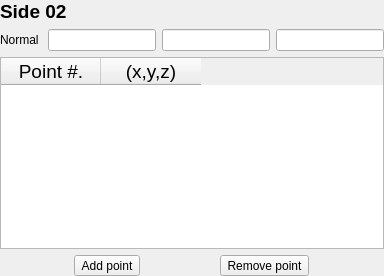
             <widget class="QWidget" name="Pg4_BA_Side02">
              <layout class="QVBoxLayout" name="verticalLayout_15">
               <property name="leftMargin">
                <number>0</number>
               </property>
               <property name="topMargin">
                <number>0</number>
               </property>
               <property name="rightMargin">
                <number>0</number>
               </property>
               <property name="bottomMargin">
                <number>0</number>
               </property>
               <item>
                <widget class="QLabel" name="Lbl_BA_S02H2">
                 <property name="font">
                  <font>
                   <pointsize>14</pointsize>
                   <weight>75</weight>
                   <bold>true</bold>
                  </font>
                 </property>
                 <property name="text">
                  <string>&lt;html&gt;&lt;head/&gt;&lt;body&gt;&lt;p&gt;Side 02&lt;/p&gt;&lt;/body&gt;&lt;/html&gt;</string>
                 </property>
                </widget>
               </item>
               <item>
                <layout class="QHBoxLayout" name="HLY_BA_S02Normal">
                 <item>
                  <widget class="QLabel" name="Lbl_BA_S02Normal">
                   <property name="text">
                    <string>Normal </string>
                   </property>
                  </widget>
                 </item>
                 <item>
                  <widget class="QLineEdit" name="Led_BA_S02Nx"/>
                 </item>
                 <item>
                  <widget class="QLineEdit" name="Led_BA_S02Ny"/>
                 </item>
                 <item>
                  <widget class="QLineEdit" name="Led_BA_S02Nz"/>
                 </item>
                </layout>
               </item>
               <item>
                <widget class="QTableWidget" name="Tbl_BA_S02IntePt">
                 <property name="font">
                  <font>
                   <pointsize>14</pointsize>
                  </font>
                 </property>
                 <column>
                  <property name="text">
                   <string>Point #.</string>
                  </property>
                 </column>
                 <column>
                  <property name="text">
                   <string>(x,y,z)</string>
                  </property>
                 </column>
                </widget>
               </item>
               <item>
                <layout class="QHBoxLayout" name="HLY_BA_S02AddPt">
                 <item>
                  <widget class="QToolButton" name="Btn_BA_S02AddPt">
                   <property name="text">
                    <string>Add point</string>
                   </property>
                  </widget>
                 </item>
                 <item>
                  <widget class="QToolButton" name="Btn_BA_S02RemPt">
                   <property name="text">
                    <string>Remove point</string>
                   </property>
                  </widget>
                 </item>
                </layout>
               </item>
              </layout>
             </widget>
